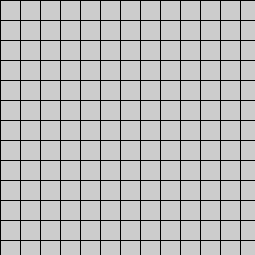
Frame 1 (no input)
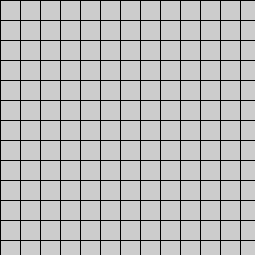
Frame 60 (the mouse pressed at the canvas centre just before this capture)
Frame 120 (the mouse held since frame 60 and released just before this capture): identical to frame 60, image omitted

The Processing sketch that drew these frames (run headless with seeded random() and noise(); from frame 60 on, the mouse is pressed at the canvas centre):

// Processing sketch: processing_169175
// ── processing_169175.pde

void setup () {
  
  size(255,255); 
    
}

void draw () {
    
for (int i=0; i<height; i = i + 20) { 
    stroke(0,0,0); 
    line(0, i, width, i); 

 } 
 for (int v = 0; v<width; v = v + 20) {
    stroke(0,0,0); 
    line(v, 0, v, height); 
   
}
}
